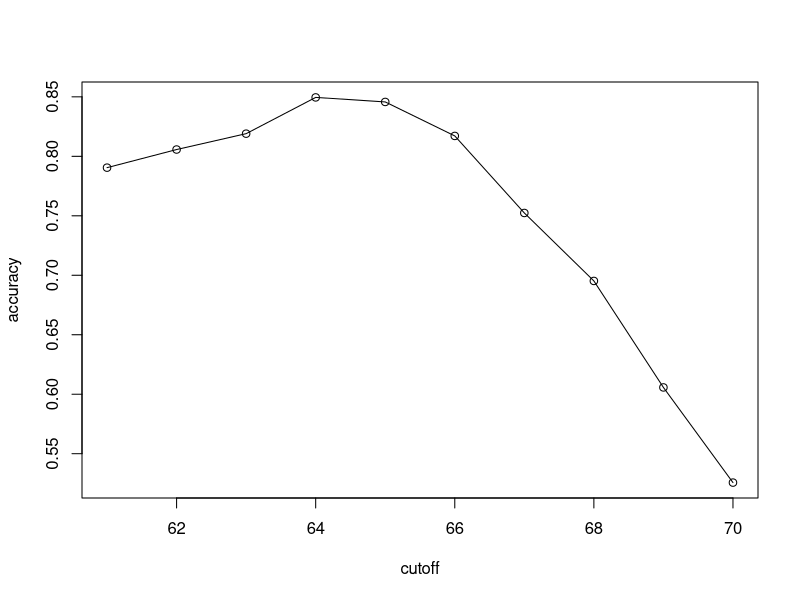
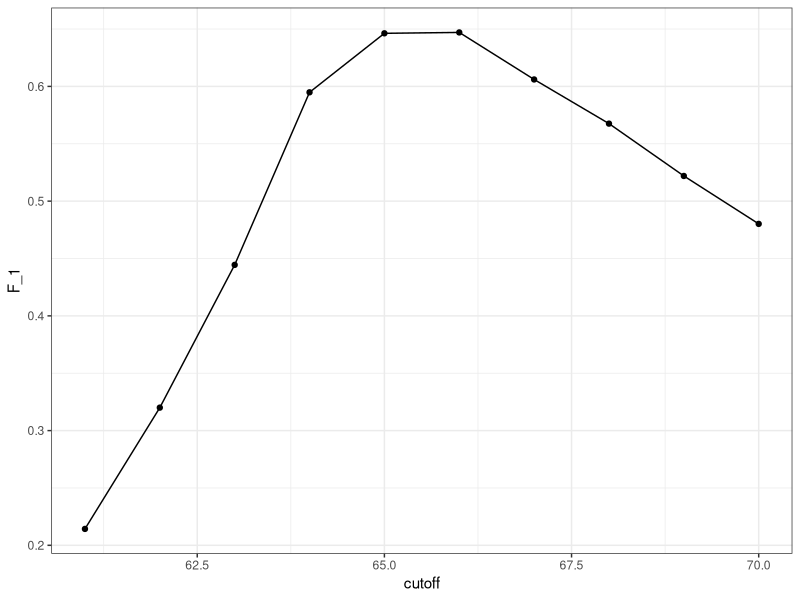
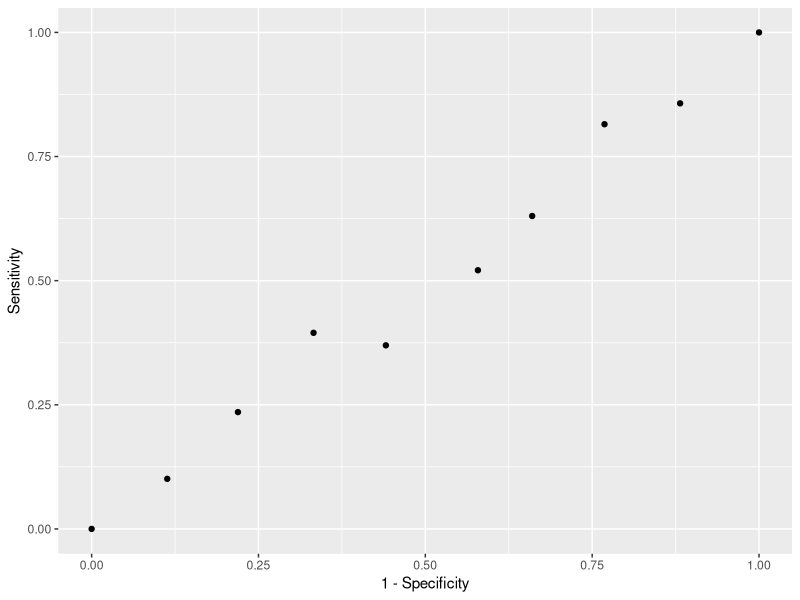
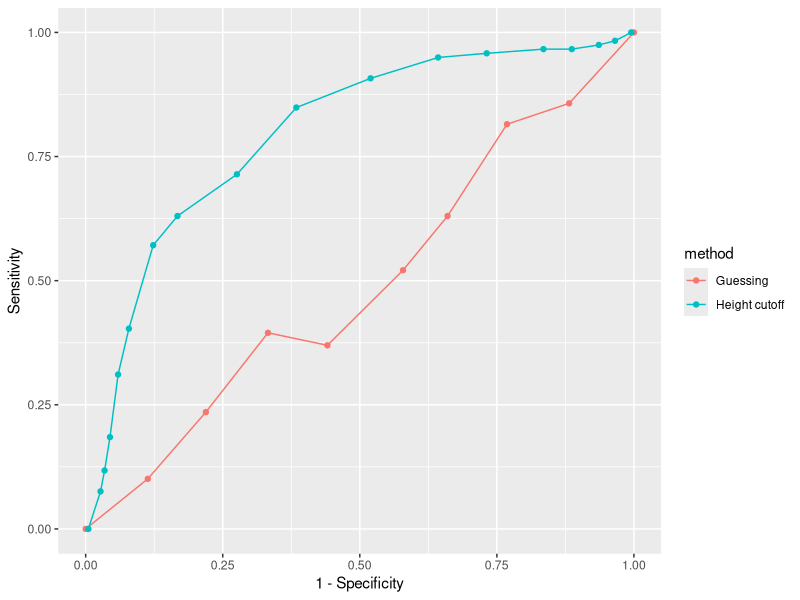
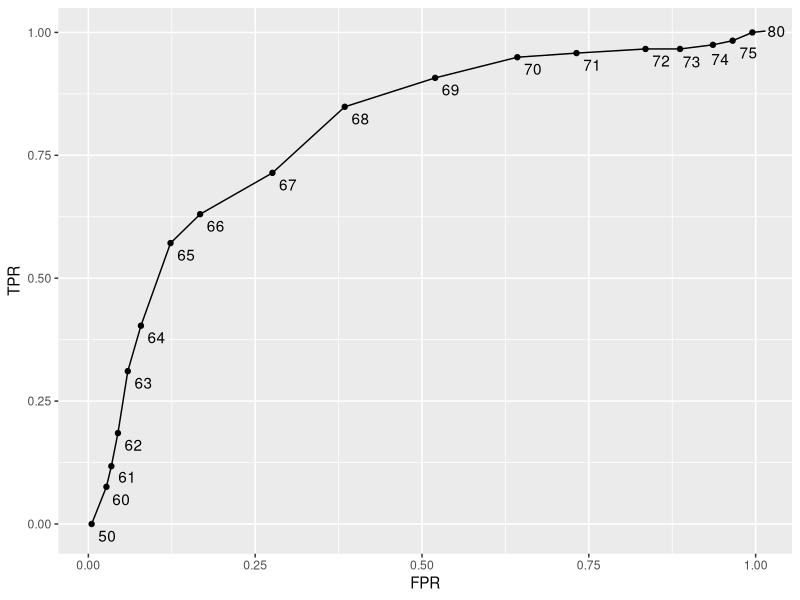
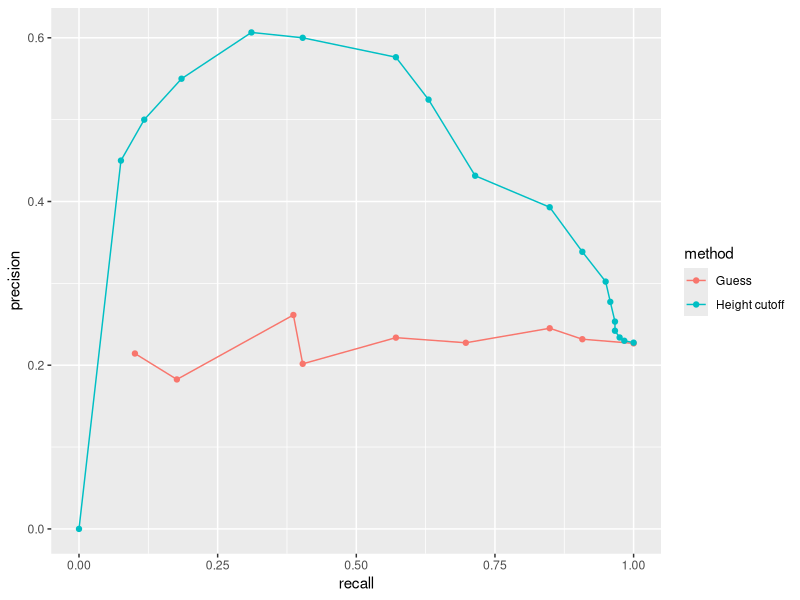
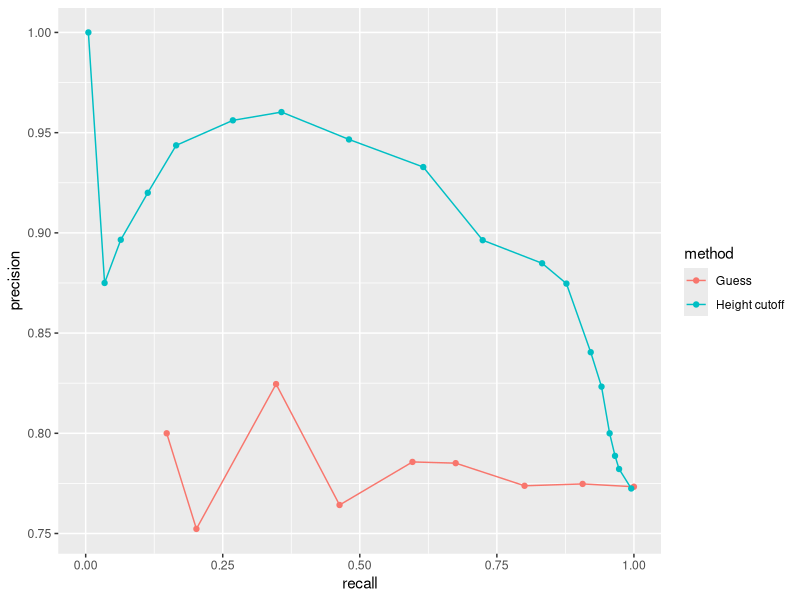
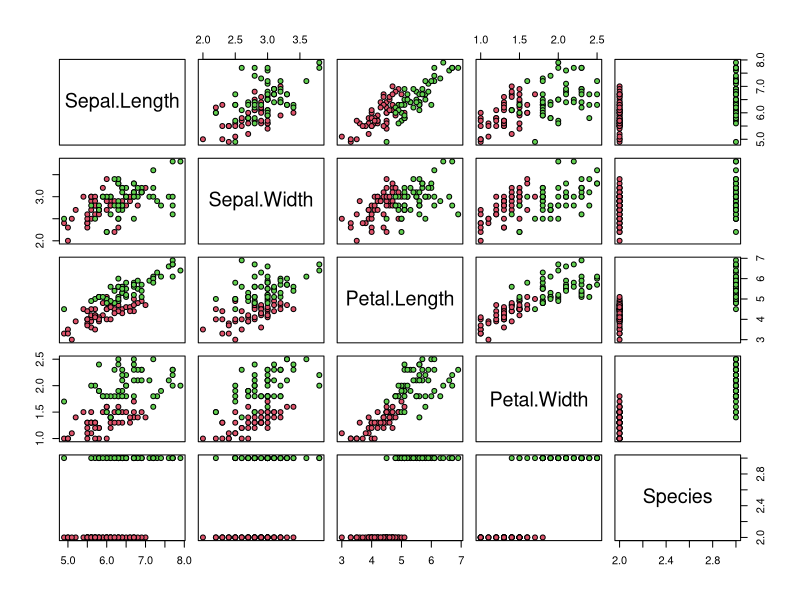

Reproduce these figures in R, in order. (Note: this script raises an error after producing the figures.)
################################################################################
# Section 2: Machine Learning Basics
# 2.1 Basics of Evaluating Machine Learning Algorithms
################################################################################
library(tidyverse)
library(caret)
library(dslabs)

data(heights)


# Definir predictores y resultados

y <- heights$sex
x <- heights$height

# Create data partition

set.seed(2007)
test_index <- createDataPartition(y, times = 1, p = 0.5, list = FALSE)

# Crear set de entrenamiento y set de test
test_set <- heights[test_index, ]
train_set <- heights[-test_index, ]

################################################################################
y_hat <- sample(c("Male", "Female"), length(test_index), replace = TRUE) %>%
  factor(levels = levels(test_set$sex))

mean(y_hat == test_set$sex) # Overall accuracy - Proportion explained correctly

################################################################################
heights %>%
  group_by(sex) %>%
  summarize(mean(height), sd(height))

################################################################################

y_hat <- ifelse(x > 62, "Male", "Female") %>%
  factor(levels = levels(test_set$sex))

mean(y_hat == test_set$sex)

################################################################################

# Evaluar distintos valores de corte para x (de 61 a 70)
cutoff <- seq(61, 70)

accuracy <- map_dbl(cutoff, function(x) {
  y_hat <- ifelse(train_set$height > x, "Male", "Female") %>%
    factor(levels = levels(test_set$sex))
  mean(y_hat == train_set$sex)
})

plot(cutoff, accuracy)
lines(cutoff, accuracy)


# Max accuracy
max(accuracy)

# Best cutoff
best_cutoff <- cutoff[which.max(accuracy)]
best_cutoff


# Se utiliza este cutoff para ensayar la predicción

y_hat <- ifelse(test_set$height > best_cutoff, "Male", "Female") %>%
  factor(levels = levels(test_set$sex))

y_hat <- factor(y_hat)

mean(y_hat == test_set$sex)

################################################################################
# tabulate each combination of prediction and actual value
table(predicted = y_hat, actual = test_set$sex)
test_set %>% 
  mutate(y_hat = y_hat) %>%
  group_by(sex) %>% 
  summarize(accuracy = mean(y_hat == sex))
prev <- mean(y == "Male")

confusionMatrix(data = y_hat, reference = test_set$sex)

################################################################################

cm <- confusionMatrix(data= y_hat, reference = test_set$sex)

cm$overall["Accuracy"]

cm$byClass[c("Sensitivity", "Specificity", "Prevalence")]

################################################################################
#Maximizar F-score

cutoff <- seq(61,70)

F_1 <- map_dbl(cutoff, function(x){
  y_hat <- ifelse(train_set$height > x, "Male", "Female") %>% 
    factor(levels = levels(test_set$sex))
  F_meas(data= y_hat, reference = factor(train_set$sex))
})

data.frame(cutoff, F_1) %>% 
  ggplot(aes(cutoff, F_1)) +
  geom_point() +
  geom_line() +
  theme_bw()

max(F_1)


best_cutoff_2 <- cutoff[which.max(F_1)]
best_cutoff_2

y_hat <- ifelse(test_set$height > best_cutoff_2, "Male", "Female") %>% 
  factor(levels = levels(test_set$sex))

sensitivity(data= y_hat, reference = test_set$sex)
specificity(data = y_hat, reference = test_set$sex)


################################################################################
p <- 0.9
n <- length(test_index)
y_hat <- sample(c("Male", "Female"), n, replace = TRUE, prob=c(p, 1-p)) %>% 
  factor(levels = levels(test_set$sex))
mean(y_hat == test_set$sex)

# ROC curve
probs <- seq(0, 1, length.out = 10)
guessing <- map_df(probs, function(p){
  y_hat <- 
    sample(c("Male", "Female"), n, replace = TRUE, prob=c(p, 1-p)) %>% 
    factor(levels = c("Female", "Male"))
  list(method = "Guessing",
       FPR = 1 - specificity(y_hat, test_set$sex),
       TPR = sensitivity(y_hat, test_set$sex))
})
guessing %>% qplot(FPR, TPR, data =., xlab = "1 - Specificity", ylab = "Sensitivity")

cutoffs <- c(50, seq(60, 75), 80)
height_cutoff <- map_df(cutoffs, function(x){
  y_hat <- ifelse(test_set$height > x, "Male", "Female") %>% 
    factor(levels = c("Female", "Male"))
  list(method = "Height cutoff",
       FPR = 1-specificity(y_hat, test_set$sex),
       TPR = sensitivity(y_hat, test_set$sex))
})

# plot both curves together
bind_rows(guessing, height_cutoff) %>%
  ggplot(aes(FPR, TPR, color = method)) +
  geom_line() +
  geom_point() +
  xlab("1 - Specificity") +
  ylab("Sensitivity")

library(ggrepel)
map_df(cutoffs, function(x){
  y_hat <- ifelse(test_set$height > x, "Male", "Female") %>% 
    factor(levels = c("Female", "Male"))
  list(method = "Height cutoff",
       cutoff = x, 
       FPR = 1-specificity(y_hat, test_set$sex),
       TPR = sensitivity(y_hat, test_set$sex))
}) %>%
  ggplot(aes(FPR, TPR, label = cutoff)) +
  geom_line() +
  geom_point() +
  geom_text_repel(nudge_x = 0.01, nudge_y = -0.01)

# plot precision against recall
guessing <- map_df(probs, function(p){
  y_hat <- sample(c("Male", "Female"), length(test_index), 
                  replace = TRUE, prob=c(p, 1-p)) %>% 
    factor(levels = c("Female", "Male"))
  list(method = "Guess",
       recall = sensitivity(y_hat, test_set$sex),
       precision = precision(y_hat, test_set$sex))
})

height_cutoff <- map_df(cutoffs, function(x){
  y_hat <- ifelse(test_set$height > x, "Male", "Female") %>% 
    factor(levels = c("Female", "Male"))
  list(method = "Height cutoff",
       recall = sensitivity(y_hat, test_set$sex),
       precision = precision(y_hat, test_set$sex))
})

bind_rows(guessing, height_cutoff) %>%
  ggplot(aes(recall, precision, color = method)) +
  geom_line() +
  geom_point()
guessing <- map_df(probs, function(p){
  y_hat <- sample(c("Male", "Female"), length(test_index), replace = TRUE, 
                  prob=c(p, 1-p)) %>% 
    factor(levels = c("Male", "Female"))
  list(method = "Guess",
       recall = sensitivity(y_hat, relevel(test_set$sex, "Male", "Female")),
       precision = precision(y_hat, relevel(test_set$sex, "Male", "Female")))
})

height_cutoff <- map_df(cutoffs, function(x){
  y_hat <- ifelse(test_set$height > x, "Male", "Female") %>% 
    factor(levels = c("Male", "Female"))
  list(method = "Height cutoff",
       recall = sensitivity(y_hat, relevel(test_set$sex, "Male", "Female")),
       precision = precision(y_hat, relevel(test_set$sex, "Male", "Female")))
})
bind_rows(guessing, height_cutoff) %>%
  ggplot(aes(recall, precision, color = method)) +
  geom_line() +
  geom_point()



################################################################################
library(dslabs)
library(dplyr)
library(lubridate)
data(reported_heights)
#View(reported_heights)

dat <- mutate(reported_heights, date_time = ymd_hms(time_stamp)) %>%
  filter(date_time >= make_date(2016, 01, 25) & date_time < make_date(2016, 02, 1)) %>%
  mutate(type = ifelse(day(date_time) == 25 & hour(date_time) == 8 & between(minute(date_time), 15, 30), "inclass","online")) %>%
  select(sex, type)

#dat
#View(dat)

y <- factor(dat$sex, c("Female", "Male"))
#y
x <- dat$type
#x

y[which(x=="inclass")] 

inclass_data <- data.frame(y[which(x=="inclass")] ) 
mean(inclass_data[1]=="Female")


mean(y[which(x=="online")]=="Female")

table(y[which(x=="online")])

#Otra forma de hacerlo

dat %>% group_by(type) %>% 
  summarize(prop_female= mean(sex=="Female"))


################################################################################
y_hat <- ifelse(dat$type =="inclass", "Female", "Male") %>% 
  factor(levels = levels(y))

mean(y_hat == dat$sex)

table(y_hat, y)

sensitivity(y_hat,y)
specificity(y_hat,y)


mean(y=="Female")
confusionMatrix(y_hat,y)

################################################################################
library(caret)
data(iris)
iris <- iris[-which(iris$Species=='setosa'),]
y <- iris$Species
#y

set.seed(76)
test_index <- createDataPartition(y, times=1, p=0.5, list=FALSE)
test <- iris[test_index,]
train <- iris[-test_index,]
#View(train)


#Accuracy sepal length
range(test$Sepal.Length)

cutoff <- seq(4.9,7.9, 0.1)
cutoff


accuracy_sepal_l <- map_dbl(cutoff,function(x){
  y_hat = ifelse(train$Sepal.Length > x, "virginica", "versicolor")
  factor(levels = levels(train$Species))
  mean(y_hat==train$Species)
})

max(accuracy_sepal_l)

#Accuracy sepal width
range(train$Sepal.Width)

cutoff <- seq(2,3.8,.1)

accuracy_sepal_w <- map_dbl(cutoff,function(x){
  y_hat = ifelse(train$Sepal.Width > x, "virginica", "versicolor")
  factor(levels = levels(train$Species))
  mean(y_hat==train$Species)
})

max(accuracy_sepal_w)

#Accuracy petal length

range(train$Petal.Length)

cutoff <- seq(3,6.7,.1)

accuracy_petal_l <- map_dbl(cutoff,function(x){
  y_hat = ifelse(train$Petal.Length > x, "virginica", "versicolor")
  factor(levels = levels(train$Species))
  mean(y_hat==train$Species)
})

max(accuracy_petal_l)
cutoff[which.max(accuracy_petal_l)]

#Accuracy petal width

range(train$Petal.Width)

cutoff <- seq(1,2.5,.1)

accuracy_petal_w <- map_dbl(cutoff,function(x){
  y_hat = ifelse(train$Petal.Width > x, "virginica", "versicolor")
  factor(levels = levels(train$Species))
  mean(y_hat==train$Species)
})

max(accuracy_petal_w)

#Otra forma de hacerlo

foo <- function(x){
  rangedValues <- seq(range(x)[1], range(x)[2], by=0.1)
  sapply(rangedValues, function(i){
    y_hat <- ifelse(x>i, 'virginica', 'versicolor')
    mean(y_hat==train$Species)
  })
}

predictions <- apply(train[,-5], 2, foo)
sapply(predictions, max)	

################################################################################

range(train$Petal.Width)

cutoff <- seq(1,2.5,.1)

accuracy_petal_w <- map_dbl(cutoff,function(x){
  y_hat = ifelse(train$Petal.Width > x, "virginica", "versicolor")
  factor(levels = levels(train$Species))
  mean(y_hat==train$Species)
})


cutoff_max <- cutoff[which.max(accuracy_petal_w)]  
cutoff_max

#Con el resultado del valor máximo de los datos de entrenamiento, procedo a
#evaluar con los datos test

y_hat = ifelse(test$Petal.Width > cutoff_max, "virginica", "versicolor")
factor(levels = levels(test$Species))
mean(y_hat==test$Species)


#Otra forma de hacerlo

predictions <- foo(train[,4])
rangedValues <- seq(range(train[,4])[1], range(train[,4])[2], by=0.1)
cutoffs <-rangedValues[which(predictions==max(predictions))]

y_hat <- ifelse(test[,4]>cutoffs[1], 'virginica', 'versicolor')
mean(y_hat==test$Species)

################################################################################
plot(iris, pch=21, bg=iris$Species)
################################################################################
train[which.max(predictions$Petal.Length)]  



y_hat = ifelse(test$Petal.Length > 4.6 & test$Petal.Width > 1.5, "virginica", "versicolor")
factor(levels = levels(test$Species))
mean(y_hat==test$Species)

################################################################################
#Otra forma

library(caret)
data(iris)
iris <- iris[-which(iris$Species=='setosa'),]
y <- iris$Species

plot(iris, pch=21, bg=iris$Species)

set.seed(76) 
test_index <- createDataPartition(y, times=1, p=0.5, list=FALSE)
test <- iris[test_index,]
train <- iris[-test_index,]

petalLengthRange <- seq(range(train$Petal.Length)[1], range(train$Petal.Length)[2],by=0.1)
petalWidthRange <- seq(range(train$Petal.Width)[1], range(train$Petal.Width)[2],by=0.1)

length_predictions <- sapply(petalLengthRange, function(i){
  y_hat <- ifelse(train$Petal.Length>i, 'virginica', 'versicolor')
  mean(y_hat==train$Species)
})
length_cutoff <- petalLengthRange[which.max(length_predictions)] # 4.6

width_predictions <- sapply(petalWidthRange, function(i){
  y_hat <- ifelse(train$Petal.Width>i, 'virginica', 'versicolor')
  mean(y_hat==train$Species)
})
width_cutoff <- petalWidthRange[which.max(width_predictions)] # 1.5

y_hat <- ifelse(test$Petal.Length>length_cutoff & test$Petal.Width>width_cutoff, 'virginica', 'versicolor')
mean(y_hat==test$Species)
